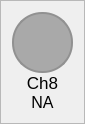
                     <widget class="QFrame" name="frame_ch8">
                      <property name="maximumSize">
                       <size>
                        <width>80</width>
                        <height>150</height>
                       </size>
                      </property>
                      <property name="styleSheet">
                       <string notr="true"/>
                      </property>
                      <property name="frameShape">
                       <enum>QFrame::StyledPanel</enum>
                      </property>
                      <property name="frameShadow">
                       <enum>QFrame::Raised</enum>
                      </property>
                      <layout class="QVBoxLayout" name="verticalLayout_15">
                       <property name="spacing">
                        <number>0</number>
                       </property>
                       <item>
                        <widget class="QFrame" name="frame_ch8_color">
                         <property name="sizePolicy">
                          <sizepolicy hsizetype="Fixed" vsizetype="Fixed">
                           <horstretch>0</horstretch>
                           <verstretch>0</verstretch>
                          </sizepolicy>
                         </property>
                         <property name="minimumSize">
                          <size>
                           <width>61</width>
                           <height>61</height>
                          </size>
                         </property>
                         <property name="maximumSize">
                          <size>
                           <width>1000</width>
                           <height>61</height>
                          </size>
                         </property>
                         <property name="sizeIncrement">
                          <size>
                           <width>1</width>
                           <height>1</height>
                          </size>
                         </property>
                         <property name="styleSheet">
                          <string notr="true">border: 2px solid rgb(145, 145, 145);
border-radius: 30px;
background-color: rgb(169, 169, 169)</string>
                         </property>
                         <property name="frameShape">
                          <enum>QFrame::StyledPanel</enum>
                         </property>
                         <property name="frameShadow">
                          <enum>QFrame::Raised</enum>
                         </property>
                        </widget>
                       </item>
                       <item>
                        <widget class="QLabel" name="label_ch8">
                         <property name="minimumSize">
                          <size>
                           <width>61</width>
                           <height>0</height>
                          </size>
                         </property>
                         <property name="maximumSize">
                          <size>
                           <width>16777215</width>
                           <height>30</height>
                          </size>
                         </property>
                         <property name="font">
                          <font>
                           <pointsize>13</pointsize>
                           <italic>false</italic>
                           <bold>false</bold>
                          </font>
                         </property>
                         <property name="text">
                          <string>Ch8</string>
                         </property>
                         <property name="alignment">
                          <set>Qt::AlignCenter</set>
                         </property>
                        </widget>
                       </item>
                       <item>
                        <widget class="QLabel" name="label_ch8_value">
                         <property name="minimumSize">
                          <size>
                           <width>61</width>
                           <height>0</height>
                          </size>
                         </property>
                         <property name="maximumSize">
                          <size>
                           <width>16777215</width>
                           <height>30</height>
                          </size>
                         </property>
                         <property name="font">
                          <font>
                           <pointsize>12</pointsize>
                           <italic>false</italic>
                           <bold>false</bold>
                          </font>
                         </property>
                         <property name="styleSheet">
                          <string notr="true">font:12pt</string>
                         </property>
                         <property name="text">
                          <string>NA</string>
                         </property>
                         <property name="alignment">
                          <set>Qt::AlignCenter</set>
                         </property>
                        </widget>
                       </item>
                      </layout>
                     </widget>
